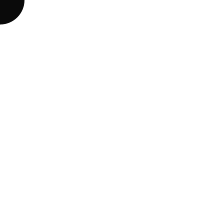
Frame 1 (no input)
Frame 60 (the mouse pressed at the canvas centre just before this capture): identical to frame 1, image omitted
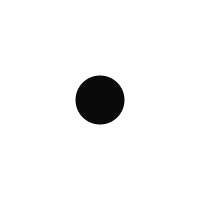
Frame 120 (the mouse held since frame 60 and released just before this capture)

The Processing sketch that drew these frames (run headless with seeded random() and noise(); from frame 60 on, the mouse is pressed at the canvas centre):

// Processing sketch: estela_puntero
// ── estela_puntero.pde
int[] xpos = new int[50];
int[] ypos = new int[50];

void setup() {
  size (200,200);
  smooth ();
  
  for (int i=0;i < xpos.length; i++){
    xpos[i] = 0;
    ypos[i] = 0;
  }
} 
 
 void draw(){
   background(255);
   
   for (int i= 0;i < xpos.length-1;i++){
     xpos[i] = xpos[i+1];
     ypos[i] = ypos[i+1];
 }  

xpos[xpos.length-1]=mouseX;
ypos[ypos.length-1]=mouseY;

for (int i=0;i<xpos.length;i++){
  noStroke();
  fill(255-i*5);
  ellipse (xpos[i], ypos[i], i, i);
}
 }

// ── Point.pde
class Point {

int[] xpos = new int[50];
int[] ypos = new int[50];

 Point(){
   //inicializa el vector
   for (int i=0;i < xpos.length; i++){
    xpos[i] = 0;
    ypos[i] = 0;
  }
 
 }

void collectPos(){
  
  for (int i= 0;i < xpos.length-1;i++){
     xpos[i] = xpos[i+1];
     ypos[i] = ypos[i+1];
 }  

xpos[xpos.length-1]=mouseX;
ypos[ypos.length-1]=mouseY;

for (int i=0;i<xpos.length;i++){
  noStroke();
  fill(255-i*5);
  ellipse (xpos[i], ypos[i], i, i);
}

 }

}
